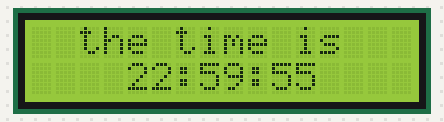
Simulated run of this sketch. Board: Arduino Uno, built with avr-gcc and run on an emulated ATmega328P. Parts: 16×2 character LCD. What the sketch prints to the serial monitor is not drawn.

Above: at 0.1 s.
At 2.1 s:
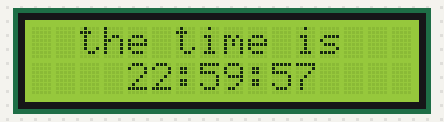
At 5.1 s:
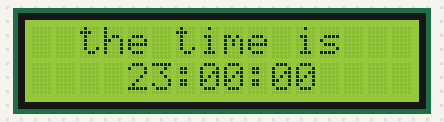
At 10.1 s:
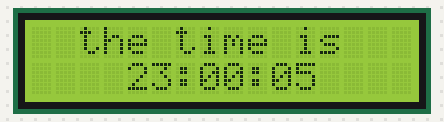
At 15.1 s:
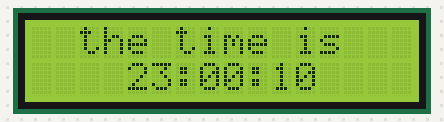
At 21.1 s:
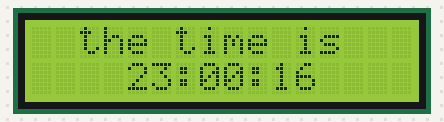

The sketch:

TimerClock.ino
```cpp
#include <MsTimer2.h>
#include <Wire.h>
#include <LiquidCrystal_I2C.h>
unsigned char hour,hour_h,hour_l,minit,minit_h,minit_l,sec,sec_h,sec_l;
LiquidCrystal_I2C lcd(0x27,16,2); //配置LCD地址及行列

void flashInter()
{
sec++;
if(sec == 60) {minit++;sec = 0; }
if(minit == 60)
{
  hour++;
  minit=0;
 if(hour == 24) hour = 0;
}
}
void setup()
{
 hour = 22;
 minit = 59;
 sec = 55;
 lcd.init(); //初始化LCD
 lcd.backlight(); //打开背光
lcd.setCursor(2,0);
 lcd.print("the time is");
lcd.setCursor(6,1);
 lcd.print(":");
 lcd.setCursor(9,1);
 lcd.print(":");
MsTimer2::set(1000,flashInter);
 MsTimer2::start();
 Serial.begin(9600);
}


void loop()
{
hour_h = hour/10;
hour_l = hour%10;
minit_h = minit/10;
minit_l = minit%10;
sec_h = sec/10;
sec_l = sec%10;
lcd.setCursor(4,1);
lcd.print(hour_h);
lcd.print(hour_l);
lcd.setCursor(7,1);
lcd.print(minit_h);
lcd.print(minit_l);
lcd.setCursor(10,1);
lcd.print(sec_h);
lcd.print(sec_l);
Serial.println(sec);
}
```

Measured:
- what the display in image 1 shows lasts 1.0 s, from 2.1 s to 3.1 s
